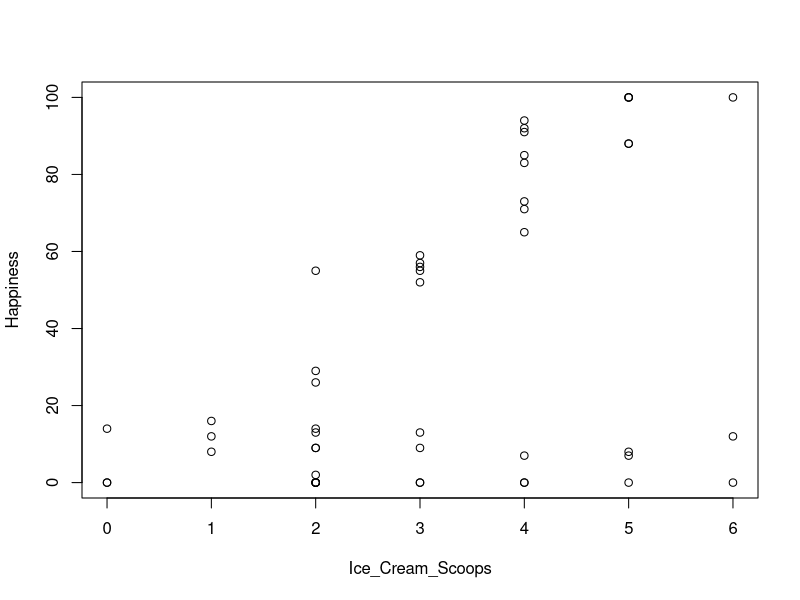

This figure's R source:
generate_ice_cream_data <- function(
    n,
    lactose_intolerant_proportion = 0.2,
    interaction_effect_proportion = 1
) {
    scoops <- rnorm(n, 3, 1.5) |>
        round() |>
        sapply(function(x) max(0, x));

    lactose <- rnorm(n) > 0;
    gender <- rnorm(n) > 0;

    scoop_effect_size = 20;
    interaction_effect_size = -(scoop_effect_size * interaction_effect_proportion);

    happiness <- (
        (scoop_effect_size * scoops) + (interaction_effect_size * scoops * lactose) + -(3 * lactose)
    ) |>
        jitter(factor = 30) |> 
        sapply(function(x) max(0, min(x, 100))) |>
        round();

    ice_cream <- data.frame(
        Ice_Cream_Scoops = scoops,
        Happiness = happiness,
        Lactose_Intolerant = lactose,
        Gender = c("M", "F")[gender + 1]
    );

    return(ice_cream);
}

ice_cream <- generate_ice_cream_data(50);
plot(Happiness ~ Ice_Cream_Scoops, ice_cream);
summary(lm(Happiness ~ Ice_Cream_Scoops + Lactose_Intolerant * Ice_Cream_Scoops, ice_cream));
